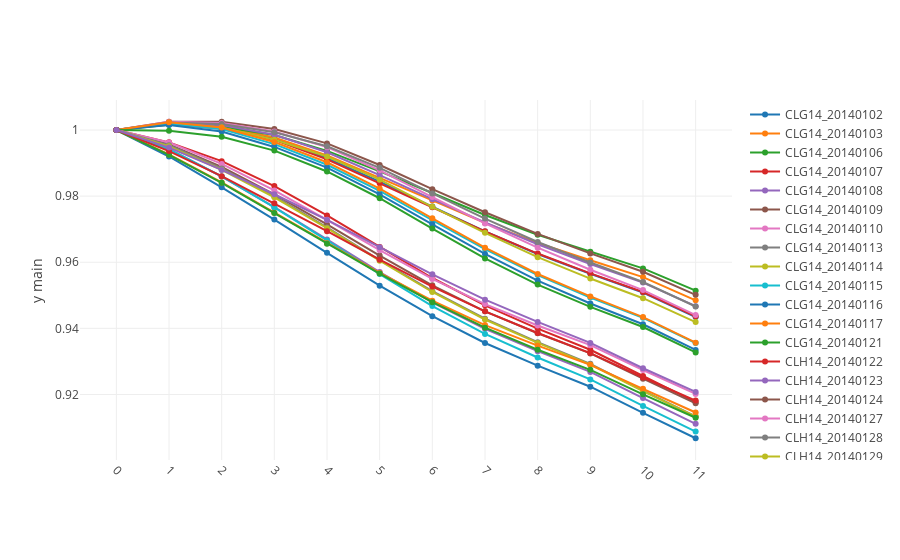
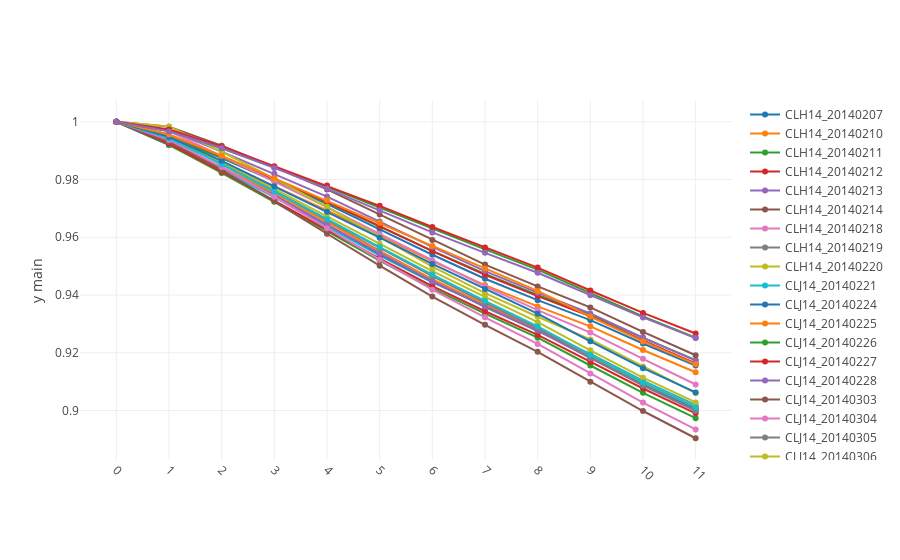
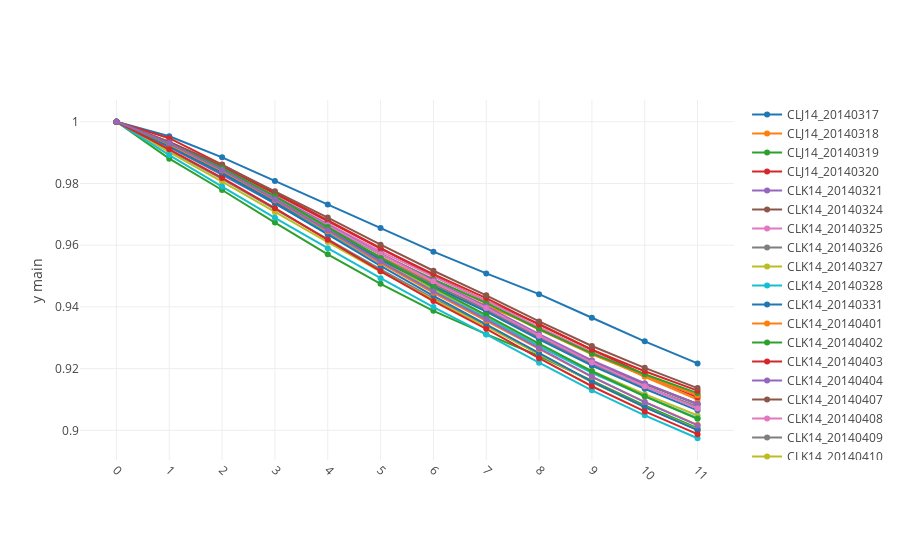
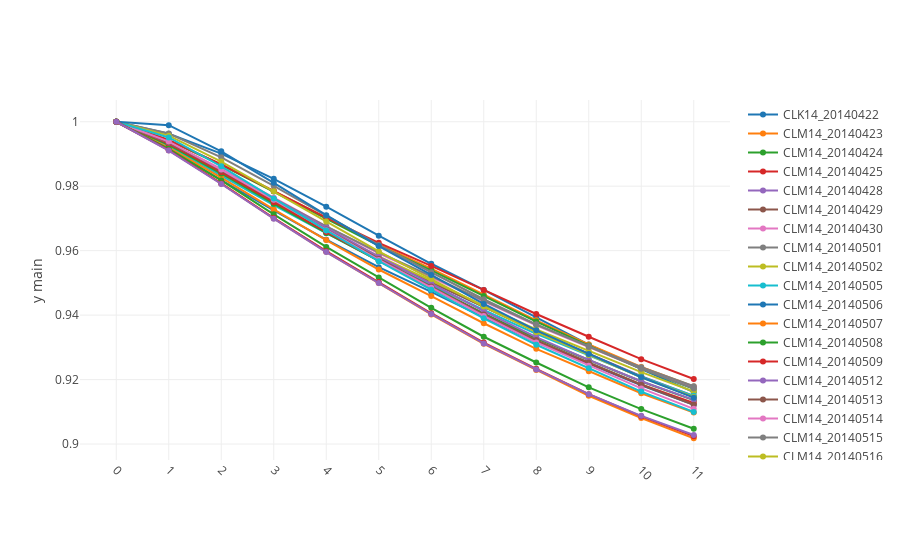

Notebook source saved alongside these figures, in order:
### Code cell
def price_to_percent(df_csm):
    # turn prices of forward months into percentages of first month
    df_csm2 = df_csm.copy()
    # price cols, which are just numbers relating the each symbols position 
    #  in the forward curve, where 1 = price of front month
    price_cols = [c for c in df_csm2 if c in list(range(num_bdays_forward*2))]
    df_csm2[price_cols] = df_csm2[price_cols].apply(lambda r:pd.Series({i+1:r[i+1]/r[1] for i in range(len(r))}),axis=1)
    lambda_regress = lambda r: pd.Series(regress_2nd(np.array(price_cols),np.array([r[i] for i in price_cols])))
    df_csm2[['b0','b1','b2']] = df_csm2[price_cols].apply(lambda_regress,axis=1)
    return df_csm2


df_csm_close_percent = price_to_percent(df_csm_close)
price_cols = [c for c in df_csm_close if c in list(range(num_bdays_forward*2))]

new_cols = df_csm_close_percent[['yyyymmdd','front']].apply(lambda r:f'{r.front}_{str(r.yyyymmdd)}',axis=1)
df_skew_per_day = pd.DataFrame(df_csm_close_percent[price_cols].as_matrix().T,columns=new_cols)

graph_group_size = 25
num_groups = int(len(new_cols)/graph_group_size) + (1 if (len(new_cols) % graph_group_size) > 0 else 0)

for i in range(num_groups):
    beg_index = i * graph_group_size
    end_index = min(len(new_cols)+1,beg_index + graph_group_size)
    curr_cols = new_cols[beg_index:end_index]
    df_temp = df_skew_per_day[curr_cols]
    df_temp['x'] = df_temp.index.values
    iplot(plotly_plot(df_temp,x_column='x'))
